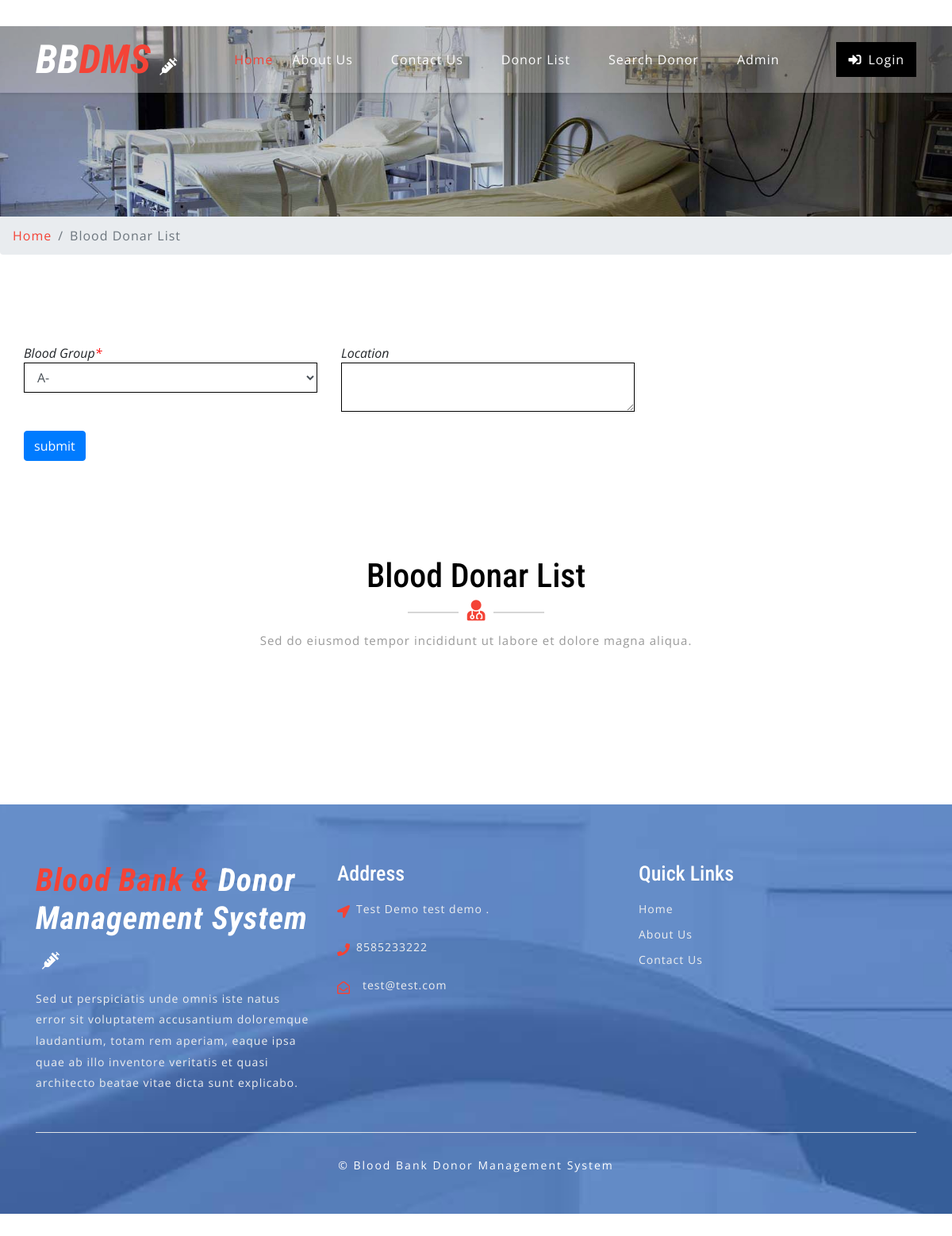
Screenshot of /saerch-donar.php with the database file from the repository.
### tables this page shows
CREATE TABLE `tblcontactusinfo` (
  `id` int(11) NOT NULL,
  `Address` tinytext DEFAULT NULL,
  `EmailId` varchar(255) DEFAULT NULL,
  `ContactNo` char(11) DEFAULT NULL
);

### saerch-donar.php (the view, shortened to what this page needs)
<?php error_reporting(0);
include('includes/config.php');
?>
<!DOCTYPE html>
<html lang="zxx">
<head>
	<link rel="stylesheet" href="css/bootstrap.css">
	<link rel="stylesheet" href="css/style.css" type="text/css" media="all" />
	<link rel="stylesheet" href="css/fontawesome-all.css">
</head>
<body>
	<?php include('includes/header.php');?>
	<div class="inner-banner-w3ls">
	</div>
	<div class="breadcrumb-agile">
		<div aria-label="breadcrumb">
			<ol class="breadcrumb">
				<li class="breadcrumb-item">
					<a href="index.php">Home</a>
				</li>
				<li class="breadcrumb-item active" aria-current="page">Blood Donar List</li>
			</ol>
		</div>
	</div>
	<div class="agileits-contact py-5">
		<div class="py-xl-5 py-lg-3">
			<form name="donar" method="post" style="padding-left: 30px;">
<div class="row">
<div class="col-lg-4 mb-4">
<div class="font-italic">Blood Group<span style="color:red">*</span> </div>
<div><select name="bloodgroup" class="form-control" required>
<?php $sql = "SELECT * from  tblbloodgroup ";
$query = $dbh -> prepare($sql);
$query->execute();
$results=$query->fetchAll(PDO::FETCH_OBJ);
if($query->rowCount() > 0)
{
foreach($results as $result)
{               ?>
<option value="<?php echo htmlentities($result->BloodGroup);?>"><?php echo htmlentities($result->BloodGroup);?></option>
<?php }} ?>
</select>
</div>
</div>
<div class="col-lg-4 mb-4">
<div class="font-italic">Location </div>
<div><textarea class="form-control" name="location"></textarea></div>
</div>
</div>
<div class="row">
<div class="col-lg-4 mb-4">
<div><input type="submit" name="sub" class="btn btn-primary" value="submit" style="cursor:pointer"></div>
</div>
</div>
</form>
	<div class="agileits-contact py-5">
		<div class="py-xl-5 py-lg-3">
			<div class="w3ls-titles text-center mb-5">
				<h3 class="title">Blood Donar List</h3>
				<span>
					<i class="fas fa-user-md"></i>
				</span>
				<p class="mt-2">Sed do eiusmod tempor incididunt ut labore et dolore magna aliqua.</p>
			</div>
			<div class="d-flex">
			</div>
		</div>
	</div>
	<?php include('includes/footer.php');?>
</body>
</html>

### includes/footer.php (shortened to what this page needs)
<footer>
    <div class="w3ls-footer-grids pt-sm-4 pt-3">
      <div class="container py-xl-5 py-lg-3">
        <div class="row">
          <div class="col-md-4 w3l-footer">
            <h2 class="mb-sm-3 mb-2">
              <a href="index.php" class="text-white font-italic font-weight-bold">
                <span>Blood Bank & </span>Donor Management System
                <i class="fas fa-syringe ml-2"></i>
              </a>
            </h2>
            <p>Sed ut perspiciatis unde omnis iste natus error sit voluptatem accusantium doloremque laudantium, totam rem
              aperiam,
              eaque ipsa quae ab illo inventore veritatis et quasi architecto beatae vitae dicta sunt explicabo.</p>
          </div>
          <div class="col-md-4 w3l-footer my-md-0 my-4">
            <h3 class="mb-sm-3 mb-2 text-white">Address</h3>
            <ul class="list-unstyled">
              <?php
$sql = "SELECT * from tblcontactusinfo";
$query = $dbh -> prepare($sql);
$query->execute();
$results=$query->fetchAll(PDO::FETCH_OBJ);
if($query->rowCount() > 0)
{
foreach($results as $result)
{ ?>
              <li>
                <i class="fas fa-location-arrow float-left"></i>
                <p class="ml-4">
                  <span><?php  echo $result->Address; ?>. </p>
                <div class="clearfix"></div>
              </li>
              <li class="my-3">
                <i class="fas fa-phone float-left"></i>
                <p class="ml-4"><?php  echo $result->ContactNo; ?></p>
                <div class="clearfix"></div>
              </li>
              <li>
                <i class="far fa-envelope-open float-left"></i>
                <a href="mailto:info@example.com" class="ml-3"><?php  echo $result->EmailId; ?></a>
                <div class="clearfix"></div>
              </li>
            <?php } } ?></ul>
          </div>
          <div class="col-md-4 w3l-footer">
            <h3 class="mb-sm-3 mb-2 text-white">Quick Links</h3>
            <div class="nav-w3-l">
              <ul class="list-unstyled">
                <li>
                  <a href="index.php">Home</a>
                </li>
                <li class="mt-2">
                  <a href="about.php">About Us</a>
                </li>
                <li class="mt-2">
                  <a href="contact.php">Contact Us</a>
                </li>
              </ul>
            </div>
          </div>
        </div>
        <div class="border-top mt-5 pt-lg-4 pt-3 pb-lg-0 pb-3 text-center">
          <p class="copy-right-grids mt-lg-1">©  Blood Bank Donor Management System
          </p>
        </div>
      </div>
    </div>
  </footer>

### css/style.css (style rules this page uses)
body { padding: 0; margin: 0; background: #FFF; font-family: 'Open Sans', sans-serif; }
body a { transition: 0.5s all; -webkit-transition: 0.5s all; -moz-transition: 0.5s all; -o-transition: 0.5s all; -ms-transition: 0.5s all; text-decoration: none; }
input[type="button"], input[type="submit"] { transition: 0.5s all; -webkit-transition: 0.5s all; -moz-transition: 0.5s all; -o-transition: 0.5s all; -ms-transition: 0.5s all; }
h1, h2, h3, h4, h5, h6 { margin: 0; padding: 0; font-family: 'Roboto Condensed', sans-serif; }
p { margin: 0; padding: 0; font-family: 'Open Sans', sans-serif; font-size: 15px; letter-spacing: 1px; line-height: 1.9; color: #999; }
ul, ol { margin: 0; padding: 0; }
.navbar-light .navbar-brand, .navbar-light .navbar-brand:hover, .navbar-light .navbar-brand:focus, .w3l-footer h2 a span { color: #f44336; }
a.navbar-brand i, .w3l-footer h2 a i { color: #fff; font-size: 22px; }
.form-control { border-radius: 0px }
h3.title { color: #000; font-size: 42px; }
.w3ls-titles span { position: relative; }
.w3ls-titles span:before { content: " "; background: #d6d6d6; width: 64px; height: 2px; position: absolute; top: 9px; left: -75px; }
.w3ls-titles span:after { content: " "; background: #d6d6d6; width: 64px; height: 2px; position: absolute; top: 9px; right: -75px; }
.w3ls-titles i { color: #f44336; font-size: 26px; margin-top: 5px; }
footer { background: url(../images/bg3.jpg) no-repeat center fixed; background-size: cover; -webkit-background-size: cover; -moz-background-size: cover; -o-background-size: cover; -moz-background-size: cover; }
.w3l-footer h2 a { font-size: 40px; letter-spacing: 1px; }
.w3l-footer h3 { font-size: 26px; }
.w3l-footer p, .w3l-footer p a, .w3l-footer ul li a { font-size: 14px; color: #efefef; letter-spacing: 1px; }
.w3l-footer ul li i { color: #f44336; line-height: 2; }
p.copy-right-grids { font-size: 14px; color: #fff; letter-spacing: 2px; }
.inner-banner-w3ls { background: url(../images/banner3.jpg) no-repeat center; background-size: cover; -webkit-background-size: cover; -moz-background-size: cover; -o-background-size: cover; -moz-background-size: cover; height: 20vw; }
.breadcrumb li a { color: #f44336; }
.breadcrumb li { letter-spacing: 1px; color: #000; }
select.form-control:not([size]):not([multiple]) { height: inherit; }

### rows the page displays
tblcontactusinfo: Address "Test Demo test demo", ContactNo "8585233222", EmailId "test@test.com"

### other values shown
form field bloodgroup "A-"
